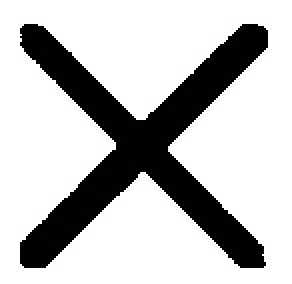
#> input picture temp/crossTemp.png, 146 x 142 px (shown 2 times larger)
$ python -i find_play_field.py   (imports and definitions only)
#> lines starting #> are read from the running program, lines starting #| are printed output that depends on the picture; after the words box and inside, x2 and y2 are one past the last pixel; in counts of white or black regions, pixels touching at a corner belong together
import os

import cv2
import numpy as np

from utils.const import X, O
from utils.helps import create_temp

# [1 line not run here, left out]


def preparate_image(img):
    imgray = cv2.cvtColor(img, cv2.COLOR_BGR2GRAY)

    blur = cv2.GaussianBlur(imgray, (5, 5), 0)
    ret, thresh = cv2.threshold(blur, 0, 255, cv2.THRESH_BINARY + cv2.THRESH_OTSU)

    ret, thresh = cv2.threshold(imgray, 127, 255, 0)
    # cv2.imshow('Binary Image', thresh)
    # cv2.waitKey(0)

    return thresh


def find_contours(thresh):
    contours, hierarchy = cv2.findContours(thresh, cv2.RETR_TREE, cv2.CHAIN_APPROX_SIMPLE)

    # remove extra lines
    new_cont = []
    for c in contours:
        # print(len(c))
        if len(c) > 100:
            new_cont.append(c)
    return new_cont


def find_sheet(thresh, img):
    # находим контуры и убираем лишние
    new_cont = find_contours(thresh)

    # cv2.drawContours(img, contours, -1, (0, 255, 0), 3)
    w, h = img.shape[:2]
    x_min, y_min = h, w
    x_max, y_max = 0, 0
    for c in new_cont:
        for p in c:
            # print(p)
            if p[0][0] < y_min:
                y_min = p[0][0]
            if p[0][1] < x_min:
                x_min = p[0][1]
            if p[0][0] > y_max:
                y_max = p[0][0]
            if p[0][1] > x_max:
                x_max = p[0][1]

    return [(y_min, x_min), (y_max, x_max)]


def image_cropping(img0, thresh, contours):
    (y_min, x_min), (y_max, x_max) = contours

    cv2.circle(img0, (y_min, x_min), 6, (0, 0, 255), 3)
    cv2.circle(img0, (y_max, x_max), 6, (0, 0, 255), 3)

    e = 50
    img0 = img0[x_min + e:x_max - e, y_min + e:y_max - e]  # не понимаю, почему сначала x а потом y
    crop_img = thresh[x_min + e:x_max - e, y_min + e:y_max - e]
    # cv2.imshow('resize by sheet image', crop_img)
    # cv2.waitKey(0)

    return crop_img, img0


def find_line(crop_img, img0, color):
    # Apply edge detection method on the image
    edges = cv2.Canny(crop_img, 50, 150, apertureSize=3)

    # This returns an array of r and theta values
    lines = cv2.HoughLinesP(
        edges,  # Input edge image
        1,  # Distance resolution in pixels
        np.pi / 180,  # Angle resolution in radians
        threshold=100,  # Min number of votes for valid line
        minLineLength=5,  # Min allowed length of line
        maxLineGap=10  # Max allowed gap between line for joining them
    )

    # Iterate over points
    lines_list = []
    if lines is None:
        return []
    for points in lines:
        # Extracted points nested in the list
        x1, y1, x2, y2 = points[0]
        # Draw the lines joing the points
        # On the original image
        cv2.line(img0, (x1, y1), (x2, y2), color, 2)

        # Maintain a simples lookup list for points
        lines_list.append([(x1, y1), (x2, y2)])

    # cv2.imshow('lines Image', img0)
    # cv2.waitKey(0)

    return lines_list


def find_field(crop_img, img0):
    color = (0, 255, 0)
    lines_list = find_line(crop_img, img0, color)
    w, h = img0.shape[:2]

    new_line = []
    line_x_min, line_y_min = h, w
    line_x_max, line_y_max = 0, 0
    for line in lines_list:
        # line = line[0]
        y_start, x_start = line[0][0], line[0][1]
        y_end, x_end = line[1][0], line[1][1]
        if y_start < line_y_min:
            line_y_min = y_start
        if x_start < line_x_min:
            line_x_min = x_start
        if y_end > line_y_max:
            line_y_max = y_end
        if x_end > line_x_max:
            line_x_max = x_end

    cv2.circle(img0, (line_y_min, line_x_min), 6, (0, 0, 255), 3)
    cv2.circle(img0, (line_y_max, line_x_max), 6, (0, 0, 255), 3)

    cv2.line(img0, (line_y_min, line_x_min), (line_y_min, line_x_max), (0, 0, 255), 2)
    cv2.line(img0, (line_y_min, line_x_min), (line_y_max, line_x_min), (0, 0, 255), 2)
    cv2.line(img0, (line_y_max, line_x_min), (line_y_max, line_x_max), (0, 0, 255), 2)
    cv2.line(img0, (line_y_min, line_x_max), (line_y_max, line_x_max), (0, 0, 255), 2)

    cv2.line(img0, (line_y_min + int(1 / 3 * (line_y_max - line_y_min)), line_x_min),
             (line_y_min + int(1 / 3 * (line_y_max - line_y_min)), line_x_max), (0, 0, 255), 2)
    cv2.line(img0, (line_y_min + int(2 / 3 * (line_y_max - line_y_min)), line_x_min),
             (line_y_min + int(2 / 3 * (line_y_max - line_y_min)), line_x_max), (0, 0, 255), 2)
    cv2.line(img0, (line_y_min, line_x_min + int(1 / 3 * (line_x_max - line_x_min))),
             (line_y_max, line_x_min + int(1 / 3 * (line_x_max - line_x_min))), (0, 0, 255), 2)
    cv2.line(img0, (line_y_min, line_x_min + int(2 / 3 * (line_x_max - line_x_min))),
             (line_y_max, line_x_min + int(2 / 3 * (line_x_max - line_x_min))), (0, 0, 255), 2)

    # cv2.imshow('cont-fiedld Image', img0)
    # cv2.waitKey(0)

    return [(line_y_min, line_x_min), (line_y_max, line_x_max)]


def find_figure(img, img0, tempCircle, tempCrosss):
    w, h = tempCrosss.shape[:2]
    res = cv2.matchTemplate(img, tempCircle, cv2.TM_CCOEFF_NORMED)
    threshold = 0.8
    loc = np.where(res >= threshold)
    circle = []
    for pt in zip(*loc[::-1]):
        circle.append([pt, (pt[0] + w, pt[1] + h)])
        cv2.rectangle(img0, pt, (pt[0] + w, pt[1] + h), (255, 0, 0), 2)

    res1 = cv2.matchTemplate(img, tempCrosss, cv2.TM_CCOEFF_NORMED)
    threshold = 0.8
    loc1 = np.where(res1 >= threshold)
    cross = []
    for pt in zip(*loc1[::-1]):
        cross.append([pt, (pt[0] + w, pt[1] + h)])
        cv2.rectangle(img0, pt, (pt[0] + w, pt[1] + h), (0, 255, 0), 2)

    # cv2.imshow('cross and circle', img0)
    # cv2.waitKey(0)

    return circle, cross


def create_tic_tac_toe_field(crop_img, field_contours, img0):
    (y0, x0), (y3, x3) = field_contours
    field_w, field_h = x3 - x0, y3 - y0
    y1, x1, = int(y0 + 1 / 3 * field_h), int(x0 + 1 / 3 * field_w)
    y2, x2, = int(y0 + 2 / 3 * field_h), int(x0 + 2 / 3 * field_w)
    field_point = [[y0, y1, y2, y3], [x0, x1, x2, x3]]

    tempCrosss = cv2.imread('../temp/crossTemp.png', cv2.IMREAD_GRAYSCALE)
    tempCircle = cv2.imread('../temp/circleTemp.png', cv2.IMREAD_GRAYSCALE)
    circle, cross = find_figure(crop_img, img0, tempCircle, tempCrosss)

    n = 3
    field = [['-' for j in range(n)] for j in range(n)]

    # circle
    for i in range(len(circle)):
        yu, xu = circle[i][0]
        yd, xd = circle[i][1]
        xc = int((xu + xd) / 2)
        yc = int((yu + yd) / 2)

        # cv2.circle(img0, (yc, xc), 6, (0, 0, 255), 3)
        # cv2.circle(img0, (y0, x0), 6, (0, 0, 255), 3)
        # cv2.circle(img0, (y1, x1), 6, (0, 0, 255), 3)

        # 00 - 02
        if y0 < yc < y1 and x0 < xc < x1:
            field[0][0] = O
        elif y0 < yc < y1 and x1 < xc < x2:
            field[1][0] = O
        elif y0 < yc < y1 and x2 < xc < x3:
            field[2][0] = O
        # 10 - 12
        elif y1 < yc < y2 and x0 < xc < x1:
            field[0][1] = O
        elif y1 < yc < y2 and x1 < xc < x2:
            field[1][1] = O
        elif y1 < yc < y2 and x2 < xc < x3:
            field[2][1] = O
        # 20 - 22
        elif y2 < yc < y3 and x0 < xc < x1:
            field[0][2] = O
        elif y2 < yc < y3 and x1 < xc < x2:
            field[1][2] = O
        elif y2 < yc < y3 and x2 < xc < x3:
            field[2][2] = O

    # cross
    for i in range(len(cross)):
        yu, xu = cross[i][0]
        yd, xd = cross[i][1]
        xc = int((xu + xd) / 2)
        yc = int((yu + yd) / 2)

        # cv2.circle(img0, (yc, xc), 6, (0, 0, 255), 3)
        # cv2.circle(img0, (y0, x0), 6, (0, 0, 255), 3)
        # cv2.circle(img0, (y1, x1), 6, (0, 0, 255), 3)

        # 00 - 02
        if y0 < yc < y1 and x0 < xc < x1:
            field[0][0] = X
        elif y0 < yc < y1 and x1 < xc < x2:
            field[1][0] = X
        elif y0 < yc < y1 and x2 < xc < x3:
            field[2][0] = X
        # 10 - 12
        elif y1 < yc < y2 and x0 < xc < x1:
            field[0][1] = X
        elif y1 < yc < y2 and x1 < xc < x2:
            field[1][1] = X
        elif y1 < yc < y2 and x2 < xc < x3:
            field[2][1] = X
        # 20 - 22
        elif y2 < yc < y3 and x0 < xc < x1:
            field[0][2] = X
        elif y2 < yc < y3 and x1 < xc < x2:
            field[1][2] = X
        elif y2 < yc < y3 and x2 < xc < x3:
            field[2][2] = X

    return field


def find_play_field(img):
    img0 = img

    thresh = preparate_image(img)
    # cv2.imshow('Blur Image', thresh)
    # cv2.waitKey(0)

    # find the borders of a sheet of paper
    sheet_contours = find_sheet(thresh, img)

    # cut along the edges of the sheet of paper
    crop_img, img0 = image_cropping(img0, thresh, sheet_contours)

    # find the boundaries of the playing field
    field_contours = find_field(crop_img, img0)

    # helper function to create a template
    # create_temp(crop_img, img0, field_contours)

    # find tic-tac-toe on the field
    tic_tac_toe = create_tic_tac_toe_field(crop_img, field_contours, img0)

    return tic_tac_toe

>>> import cv2
>>> picture = cv2.imread('../temp/crossTemp.png')
#> picture is the input picture: shape (142, 146, 3); min 0, max 255, mean 191.3
>>> result = find_play_field(picture)
#> in preparate_image, `blur = cv2.GaussianBlur(imgray, (5, 5), 0)`:
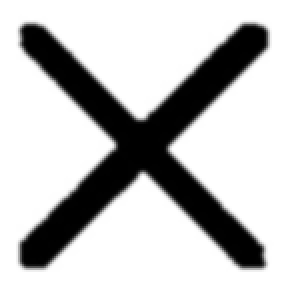
#> blur: shape (142, 146) (shown 2 times larger); min 0, max 255, mean 191.3
#> in preparate_image, `ret, thresh = cv2.threshold(blur, 0, 255, cv2.THRESH_BINARY + cv2.THRE..`: thresh: shape (142, 146); 75% white; 1 black region, box (x1, y1, x2, y2) and area: (10, 12, 134, 134) 5191
#> in preparate_image, `ret, thresh = cv2.threshold(blur, 0, 255, cv2.THRESH_BINARY + cv2.THRE..`: ret = 130
#> in preparate_image, `ret, thresh = cv2.threshold(imgray, 127, 255, 0)`: thresh: shape (142, 146); 75% white; 1 black region
#> in find_contours, `contours, hierarchy = cv2.findContours(thresh, cv2.RETR_TREE, cv2.CHAI..`: contours = 2 contours; box (x1, y1, x2, y2) and area: (0, 0, 146, 142) 20445, (9, 11, 135, 135) 5430
#> the loop in find_contours, `for c in contours:` made 2 passes
#> c on pass 1: [[0, 0], [0, 141], [145, 141], [145, 0]]
#> after the loop in find_contours, `for c in contours:`: new_cont = 1 contour; box (x1, y1, x2, y2) and area: (9, 11, 135, 135) 5430
#> the loop in find_sheet, `for c in new_cont:` made 1 pass
#> after the loop in find_sheet, `for c in new_cont:`: x_max = 134; x_min = 11; y_max = 134; y_min = 9
#> in find_play_field, `sheet_contours = find_sheet(thresh, img)`: sheet_contours = [(9, 11), (134, 134)]
#> in image_cropping, `(y_min, x_min), (y_max, x_max) = contours`: y_min = 9; x_min = 11; y_max = 134
#> in image_cropping, `img0 = img0[x_min + e:x_max - e, y_min + e:y_max - e]`:
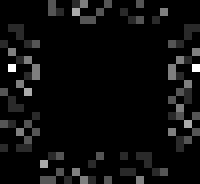
#> img0: shape (23, 25, 3) (shown 8 times larger); min 0, max 6, mean 0.313; drawn with min black and max white
#> in image_cropping, `crop_img = thresh[x_min + e:x_max - e, y_min + e:y_max - e]`: crop_img: shape (23, 25); every value is 0
#> in find_line, `lines = cv2.HoughLinesP( edges,`: lines = None
#> in find_field, `lines_list = find_line(crop_img, img0, color)`: lines_list = []
#> after the loop in find_field, `for line in lines_list:`: line_x_max = 0; line_x_min = 25; line_y_max = 0; line_y_min = 23
#> in find_field, `cv2.circle(img0, (line_y_min, line_x_min), 6, (0, 0, 255), 3)`: img0: shape (23, 25, 3); 6.96% of pixels changed, all inside (x1, y1, x2, y2) = (16, 17, 25, 23)
#> in find_field, `cv2.circle(img0, (line_y_max, line_x_max), 6, (0, 0, 255), 3)`: img0: shape (23, 25, 3); mean B, G, R 0.2, 0.2, 40.6
#> in find_field, `cv2.line(img0, (line_y_min, line_x_min), (line_y_min, line_x_max), (0,..`: img0: shape (23, 25, 3); mean B, G, R 0.2, 0.2, 64.5
#> in find_field, `cv2.line(img0, (line_y_max, line_x_min), (line_y_max, line_x_max), (0,..`: img0: shape (23, 25, 3); mean B, G, R 0.2, 0.2, 80.4
#> in find_field, `cv2.line(img0, (line_y_min, line_x_max), (line_y_max, line_x_max), (0,..`: img0: shape (23, 25, 3); mean B, G, R 0.1, 0.1, 93.7
#> in find_field, `cv2.line(img0, (line_y_min + int(1 / 3 * (line_y_max - line_y_min)), l..`: img0: shape (23, 25, 3); mean B, G, R 0.1, 0.1, 119.4
#> in find_field, `cv2.line(img0, (line_y_min + int(2 / 3 * (line_y_max - line_y_min)), l..`: img0: shape (23, 25, 3); mean B, G, R 0.1, 0.1, 145.6
#> in find_field, `cv2.line(img0, (line_y_min, line_x_min + int(1 / 3 * (line_x_max - lin..`: img0: shape (23, 25, 3); mean B, G, R 0.1, 0.1, 162.4
#> in find_field, `cv2.line(img0, (line_y_min, line_x_min + int(2 / 3 * (line_x_max - lin..`:
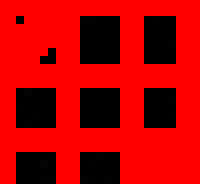
#> img0: shape (23, 25, 3) (shown 8 times larger); mean B, G, R 0.1, 0.1, 180.6
#> in find_play_field, `field_contours = find_field(crop_img, img0)`: field_contours = [(23, 25), (0, 0)]
#> in create_tic_tac_toe_field, `(y0, x0), (y3, x3) = field_contours`: y0 = 23; x0 = 25; y3 = 0
#> in create_tic_tac_toe_field, `field_w, field_h = x3 - x0, y3 - y0`: field_w = -25; field_h = -23
#> in create_tic_tac_toe_field, `y1, x1, = int(y0 + 1 / 3 * field_h), int(x0 + 1 / 3 * field_w)`: y1 = 15; x1 = 16
#> in create_tic_tac_toe_field, `y2, x2, = int(y0 + 2 / 3 * field_h), int(x0 + 2 / 3 * field_w)`: y2 = 7; x2 = 8
#> in create_tic_tac_toe_field, `field_point = [[y0, y1, y2, y3], [x0, x1, x2, x3]]`: field_point = [[23, 15, 7, 0], [25, 16, 8, 0]]
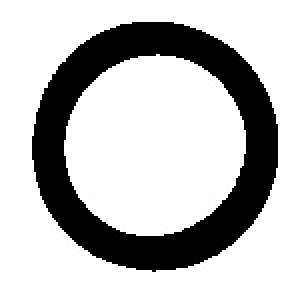
#> input picture temp/circleTemp.png, 146 x 142 px (shown 2 times larger)
#> in create_tic_tac_toe_field, tempCircle is the input picture: shape (142, 146); min 0, max 255, mean 184.6
#> in find_figure, `res = cv2.matchTemplate(img, tempCircle, cv2.TM_CCOEFF_NORMED)`: res: shape (120, 122) float32; every value is 1
#> in find_figure, `loc = np.where(res >= threshold)`: loc = 14640 positions, rows 0 to 119, columns 0 to 121
#> the loop in find_figure, `for pt in zip(*loc[::-1]):` made 14640 passes
#> pt on passes 1 to 3: (0, 0), (1, 0), (2, 0)
#> after the loop in find_figure, `for pt in zip(*loc[::-1]):`:
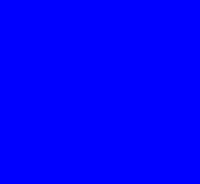
#> img0: shape (23, 25, 3) (shown 8 times larger); mean B, G, R 255, 0, 0
#> after the loop in find_figure, `for pt in zip(*loc[::-1]):`: circle = 14640 items
#> in find_figure, `loc1 = np.where(res1 >= threshold)`: loc1 = 14640 positions, rows 0 to 119, columns 0 to 121
#> the loop in find_figure, `for pt in zip(*loc1[::-1]):` made 14640 passes
#> after the loop in find_figure, `for pt in zip(*loc1[::-1]):`:
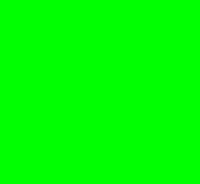
#> img0: shape (23, 25, 3) (shown 8 times larger); mean B, G, R 0, 255, 0
#> after the loop in find_figure, `for pt in zip(*loc1[::-1]):`: cross = 14640 items
#> after the loop in create_tic_tac_toe_field, `for i in range(len(circle)):`: field = [['-', '-', '-'], ['-', '-', '-'], ['-', '-', '-']]
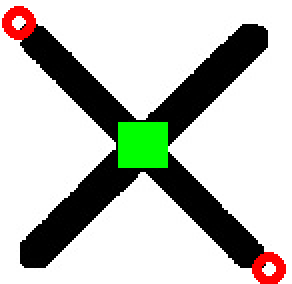
#> picture: shape (142, 146, 3) (shown 2 times larger); mean B, G, R 187.7, 194.8, 192.2
